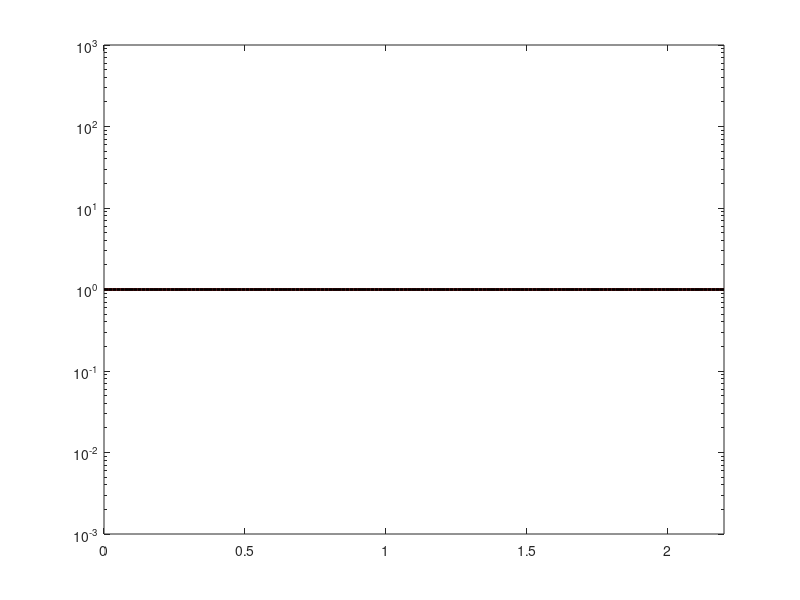

The MATLAB source for this figure: (Note: this script raises an error after producing the figure.)
clear all
close all 
clc

% Save data
datadir = './data/';
qarch   = 0;

% Dimensionless parameters
K         = 0.001/0.274;         % Half-velocity
Rinf      = 2.2;         % Dimensionless domain size
Db        = 219.95/2.4e3;
Kchi      = 0.0007/0.274;
c_crit    = 5e-6/0.274;
Gamma     = 0.92308;
kt        = 1;

% Numerical parameters
Nr   = 150;                  % Number of nodes in r
vr   = linspace(1e-5,Rinf,Nr);     % r \in [0,Rinf]
dr   = Rinf/(Nr-1);             % \Delta r
tend = 48;                  % Final time
ntf  = 600;                  % Number of time steps
vt   = linspace(0,tend,ntf); % Time vector
tol  = 1e-4;                 % Tolerance

% Initial bacterial and nutrient profile 
%b0  = ones(Nr,1).*heaviside(Rinit-vr)';
b0  = ones(Nr,1);
c0  = ones(Nr,1);

% Initial plots
figure(1)
semilogy(vr,c0,'r','LineWidth',2)
hold on
semilogy(vr,b0,'k','LineWidth',2)
axis([0 Rinf 1e-3 1e3])
hold off
drawnow

    
for nt = 1:ntf-1

   t0 = vt(nt);
   tf = vt(nt+1);

   [t,b,c] = lines(b0,c0,K,Db,Kchi,Gamma,c_crit,kt,Nr,vr,t0,tf,tol,dr);
   
   b0  = b;
   c0  = c;
    
   
   %%%%% Time/dependent plots %%%%%
   figure(1)
   semilogy(vr,b,'k','LineWidth',2)
   hold on
   semilogy(vr,c,'r','LineWidth',2)
   axis([0 Rinf 1e-6 1e2])
   xlabel('Coordinate r')
   ylabel('Bacterial and nutrient concentration b(r,t), c(r,t)')
   hold off
   drawnow
   warning off

   disp([' t = ' num2str(t,'%.9e')])

end



% Save data

if qarch    
    if ~isdir(datadir)
        mkdir(datadir)           
    end

    namearchtran = [datadir 'Example_' num2str(Xi) '.dat'];
    fid = fopen(namearchtran,'wt');
    fprintf(fid,'%.12e %.12e\n',[vt;b0]);
    fclose(fid);
end